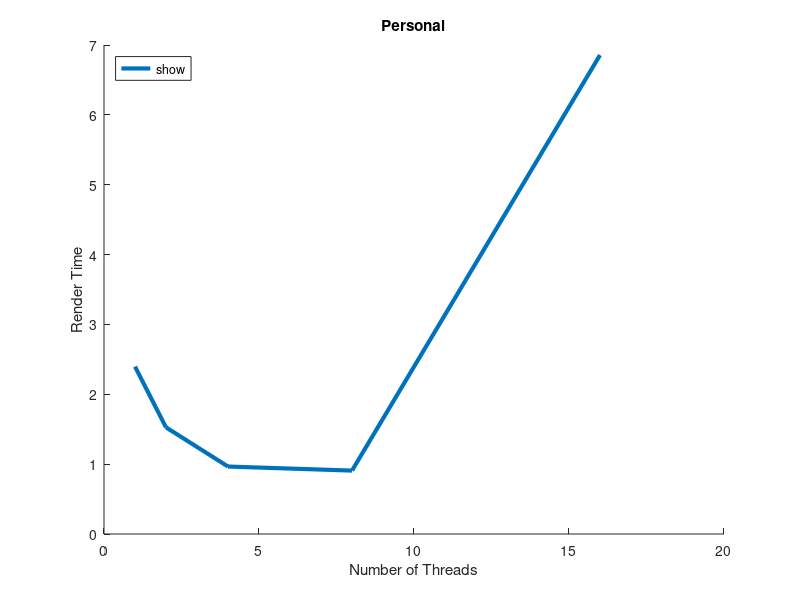

Here is the MATLAB script that generated this plot:
function dynamic4
clear all;
close all;
hold on;

x = [1 2 4 8 16];

t0 = [ 2.396339 1.526432 0.965712 0.907712 6.855692 ];
plot(x, t0, 'LineWidth', 3, 'DisplayName', 'models/ironman.obj 3840x2160');

title('Personal');
xlabel('Number of Threads');
ylabel('Render Time');
legend('show', 'Location', 'NorthWest');

